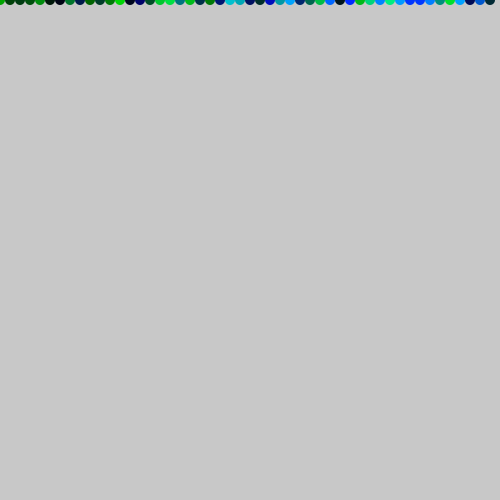
Frame 1 (no input)
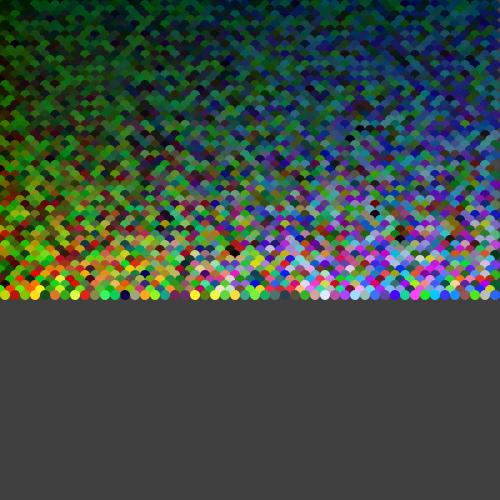
Frame 60 (the mouse pressed at the canvas centre just before this capture)
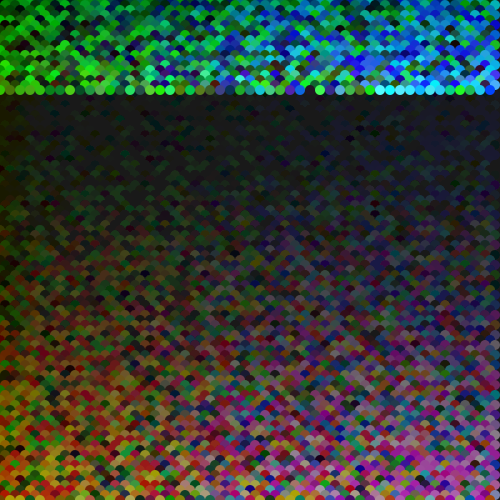
Frame 120 (the mouse held since frame 60 and released just before this capture)

The Processing sketch that drew these frames (run headless with seeded random() and noise(); from frame 60 on, the mouse is pressed at the canvas centre):

// Processing sketch: Wipe
// ── Wipe.pde
float y;

void setup(){
  size(500,500);
  noStroke();
  frameRate(30);
}

void draw(){
  fill(0,5);
  rect(-5,-5,510,510);
  for(int x=0;x<500;x+=10){
    fill(random(y),random(255),random(x));
    circle(x+(y%2)*5,y,10);
  }
  y+=5;
  if(y>500){
    y=0;
  }
}
